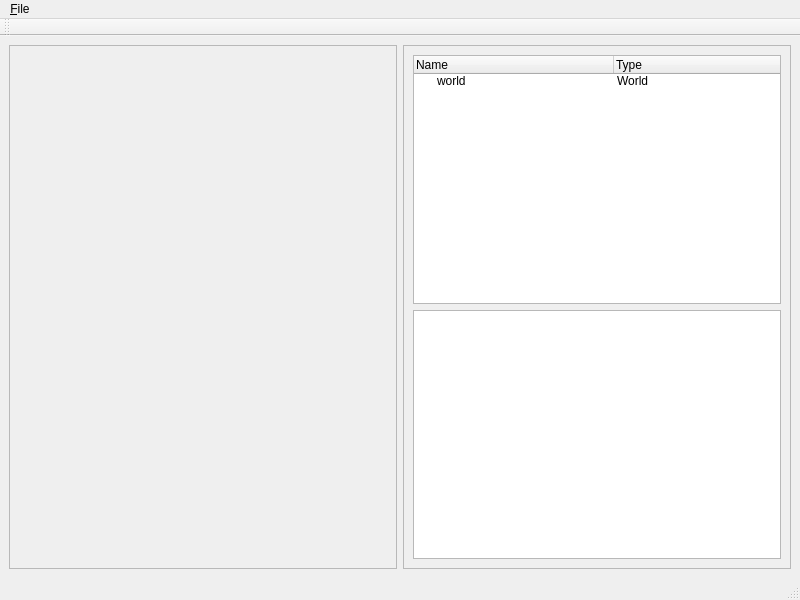
<?xml version="1.0" encoding="UTF-8"?>
<ui version="4.0">
 <class>MainWindow</class>
 <widget class="QMainWindow" name="MainWindow">
  <property name="geometry">
   <rect>
    <x>0</x>
    <y>0</y>
    <width>800</width>
    <height>600</height>
   </rect>
  </property>
  <property name="windowTitle">
   <string>MainWindow</string>
  </property>
  <widget class="QWidget" name="centralwidget">
   <layout class="QHBoxLayout" name="horizontalLayout">
    <item>
     <widget class="QScrollArea" name="scrollArea">
      <property name="widgetResizable">
       <bool>true</bool>
      </property>
      <widget class="QWidget" name="areaMap">
       <property name="geometry">
        <rect>
         <x>0</x>
         <y>0</y>
         <width>388</width>
         <height>539</height>
        </rect>
       </property>
      </widget>
     </widget>
    </item>
    <item>
     <widget class="QFrame" name="frame">
      <property name="frameShape">
       <enum>QFrame::StyledPanel</enum>
      </property>
      <property name="frameShadow">
       <enum>QFrame::Raised</enum>
      </property>
      <layout class="QVBoxLayout" name="verticalLayout">
       <item>
        <widget class="QTreeWidget" name="hierarchyTree">
         <property name="columnCount">
          <number>2</number>
         </property>
         <attribute name="headerDefaultSectionSize">
          <number>200</number>
         </attribute>
         <column>
          <property name="text">
           <string>Name</string>
          </property>
         </column>
         <column>
          <property name="text">
           <string>Type</string>
          </property>
         </column>
         <item>
          <property name="text">
           <string>world</string>
          </property>
          <property name="text">
           <string>World</string>
          </property>
         </item>
        </widget>
       </item>
       <item>
        <widget class="QTableWidget" name="propertyTable"/>
       </item>
      </layout>
     </widget>
    </item>
   </layout>
  </widget>
  <widget class="QMenuBar" name="menubar">
   <property name="geometry">
    <rect>
     <x>0</x>
     <y>0</y>
     <width>800</width>
     <height>20</height>
    </rect>
   </property>
   <widget class="QMenu" name="menu_File">
    <property name="title">
     <string>&amp;File</string>
    </property>
    <addaction name="actionNew"/>
    <addaction name="actionOpen"/>
    <addaction name="actionSave"/>
    <addaction name="actionSave_As"/>
    <addaction name="separator"/>
    <addaction name="actionE_xit"/>
   </widget>
   <addaction name="menu_File"/>
  </widget>
  <widget class="QStatusBar" name="statusbar"/>
  <widget class="QToolBar" name="toolBar">
   <property name="windowTitle">
    <string>toolBar</string>
   </property>
   <property name="allowedAreas">
    <set>Qt::AllToolBarAreas</set>
   </property>
   <attribute name="toolBarArea">
    <enum>TopToolBarArea</enum>
   </attribute>
   <attribute name="toolBarBreak">
    <bool>false</bool>
   </attribute>
  </widget>
  <action name="actionNew">
   <property name="text">
    <string>&amp;New...</string>
   </property>
  </action>
  <action name="actionOpen">
   <property name="text">
    <string>&amp;Open...</string>
   </property>
  </action>
  <action name="actionSave">
   <property name="text">
    <string>&amp;Save</string>
   </property>
  </action>
  <action name="actionSave_As">
   <property name="text">
    <string>Save &amp;As...</string>
   </property>
  </action>
  <action name="actionE_xit">
   <property name="text">
    <string>E&amp;xit</string>
   </property>
  </action>
 </widget>
 <resources/>
 <connections/>
</ui>
